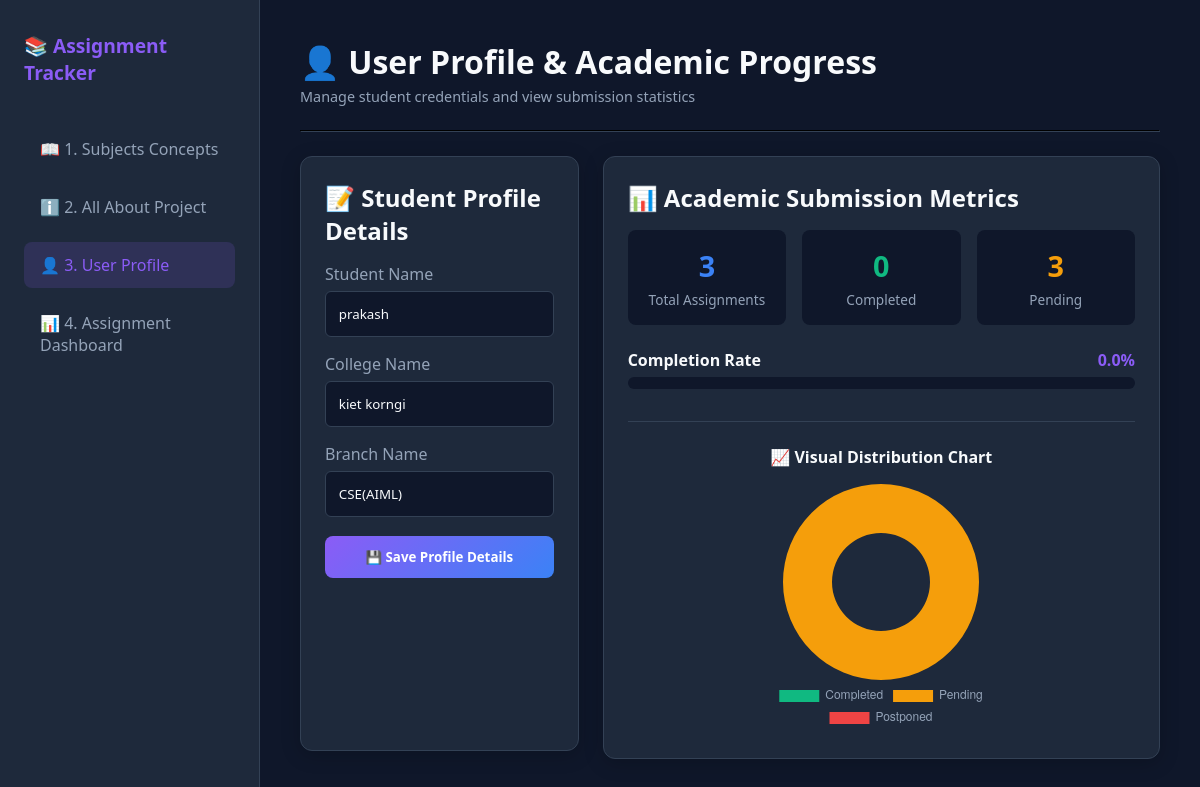
Screenshot of /profile_setup with the database file from the repository.
### tables this page shows
CREATE TABLE profile (
            id INTEGER PRIMARY KEY DEFAULT 1,
            name TEXT,
            college TEXT,
            branch TEXT
        );

### app.py (the view, shortened to what this page needs)
@app.route('/profile', methods=['GET', 'POST'])
@app.route('/profile_setup', endpoint='profile_setup', methods=['GET', 'POST'])
def profile():
    conn = get_db_connection()
    user_row = conn.execute('SELECT name, college, branch FROM profile WHERE id = 1').fetchone()
    user = (user_row['name'], user_row['college'], user_row['branch']) if user_row else ('prakash', 'kiet korngi', 'CSE(AIML)')
    total = conn.execute('SELECT COUNT(*) FROM assignments').fetchone()[0]
    completed = conn.execute("SELECT COUNT(*) FROM assignments WHERE status = 'Completed'").fetchone()[0]
    pending = conn.execute("SELECT COUNT(*) FROM assignments WHERE status != 'Completed'").fetchone()[0]
    postponed = conn.execute("SELECT COUNT(*) FROM assignments WHERE status = 'Postponed'").fetchone()[0]
    conn.close()
    completion_rate = round((completed / total * 100), 1) if total > 0 else 0.0
    return render_template('profile.html', user=user, total=total, completed=completed, pending=pending, postponed=postponed, completion_rate=completion_rate)

### app.py (called while the page is built)
def get_db_connection():
    conn = sqlite3.connect('assignments.db')
    conn.row_factory = sqlite3.Row
    return conn

### templates/profile.html (shortened to what this page needs)
<!DOCTYPE html>
<html lang="en">
<head>
    <link rel="stylesheet" href="{{ url_for('static', filename='css/style.css') }}">
</head>
<body>
    <div class="sidebar">
        <h2>📚 Assignment Tracker</h2>
        <ul class="nav-links">
            <li><a href="{{ url_for('learn_hub') }}">📖 1. Subjects Concepts</a></li>
            <li><a href="{{ url_for('project_guide') }}">ℹ️ 2. All About Project</a></li>
            <li><a href="{{ url_for('profile') }}" class="active">👤 3. User Profile</a></li>
            <li><a href="{{ url_for('index') }}">📊 4. Assignment Dashboard</a></li>
        </ul>
    </div>
    <div class="main-content">
        <h1>👤 User Profile & Academic Progress</h1>
        <p class="header-sub">Manage student credentials and view submission statistics</p>
        <hr style="border-color: var(--border-color); margin: 1.5rem 0;">
        <div style="display: grid; grid-template-columns: 1fr 2fr; gap: 1.5rem;">
            <div class="dashboard-card">
                <h2>📝 Student Profile Details</h2>
                <form action="{{ url_for('profile') }}" method="POST" style="margin-top: 1rem;">
                    <div style="margin-bottom: 1rem;">
                        <label style="display: block; margin-bottom: 0.4rem; color: var(--text-muted);">Student Name</label>
                        <input type="text" name="student_name" value="{{ user[0] if user else '' }}" required style="width: 100%; padding: 0.8rem; background: var(--bg-color); border: 1px solid var(--border-color); border-radius: 6px; color: var(--text-main);">
                    </div>
                    <div style="margin-bottom: 1rem;">
                        <label style="display: block; margin-bottom: 0.4rem; color: var(--text-muted);">College Name</label>
                        <input type="text" name="college_name" value="{{ user[1] if user else '' }}" required style="width: 100%; padding: 0.8rem; background: var(--bg-color); border: 1px solid var(--border-color); border-radius: 6px; color: var(--text-main);">
                    </div>
                    <div style="margin-bottom: 1.2rem;">
                        <label style="display: block; margin-bottom: 0.4rem; color: var(--text-muted);">Branch Name</label>
                        <input type="text" name="branch_name" value="{{ user[2] if user else '' }}" required style="width: 100%; padding: 0.8rem; background: var(--bg-color); border: 1px solid var(--border-color); border-radius: 6px; color: var(--text-main);">
                    </div>
                    <button type="submit" class="btn-primary" style="width: 100%;">💾 Save Profile Details</button>
                </form>
            </div>
            <div>
                <div class="dashboard-card" style="margin-bottom: 1.5rem;">
                    <h2>📊 Academic Submission Metrics</h2>
                    <div style="display: grid; grid-template-columns: repeat(3, 1fr); gap: 1rem; margin-top: 1rem; text-align: center;">
                        <div style="background: var(--bg-color); padding: 1rem; border-radius: 8px;">
                            <h3 style="color: var(--accent-blue); font-size: 1.8rem;">{{ total }}</h3>
                            <p style="color: var(--text-muted); font-size: 0.85rem; margin-top: 0.3rem;">Total Assignments</p>
                        </div>
                        <div style="background: var(--bg-color); padding: 1rem; border-radius: 8px;">
                            <h3 style="color: var(--success); font-size: 1.8rem;">{{ completed }}</h3>
                            <p style="color: var(--text-muted); font-size: 0.85rem; margin-top: 0.3rem;">Completed</p>
                        </div>
                        <div style="background: var(--bg-color); padding: 1rem; border-radius: 8px;">
                            <h3 style="color: var(--warning); font-size: 1.8rem;">{{ pending }}</h3>
                            <p style="color: var(--text-muted); font-size: 0.85rem; margin-top: 0.3rem;">Pending</p>
                        </div>
                    </div>
                    <div style="margin-top: 1.5rem;">
                        <div style="display: flex; justify-content: space-between; margin-bottom: 0.4rem;">
                            <span style="color: var(--text-main); font-weight: 600;">Completion Rate</span>
                            <span style="color: var(--accent-purple); font-weight: 600;">{{ completion_rate }}%</span>
                        </div>
                        <div style="width: 100%; background: var(--bg-color); height: 12px; border-radius: 6px; overflow: hidden;">
                        </div>
                    </div>
                    <div style="margin-top: 2rem; text-align: center; border-top: 1px solid var(--border-color); padding-top: 1.5rem;">
                        <h3 style="color: var(--text-main); font-size: 1rem; margin-bottom: 1rem;">📈 Visual Distribution Chart</h3>
                        <div style="max-width: 250px; margin: 0 auto;">
                            <canvas id="assignmentChart"></canvas>
                        </div>
                    </div>
                </div>
            </div>
        </div>
    </div>
    <script>
        document.addEventListener("DOMContentLoaded", function () {
            const ctx = document.getElementById('assignmentChart').getContext('2d');
            new Chart(ctx, {
                type: 'doughnut',
                data: {
                    labels: ['Completed', 'Pending', 'Postponed'],
                    datasets: [{
                        data: [{{ completed if completed else 0 }}, {{ pending if pending else 0 }}, {{ postponed if postponed else 0 }}],
                        backgroundColor: ['#10B981', '#F59E0B', '#EF4444'],
                        borderWidth: 0
                    }]
                },
                options: {
                    responsive: true,
                    plugins: {
                        legend: { position: 'bottom', labels: { color: '#94A3B8', font: { size: 12 } } }
                    }
                }
            });
        });
    </script>
</body>
</html>

### static/css/style.css (style rules this page uses)
:root { --bg-color: #0f172a; --card-bg: #1e293b; --text-main: #f8fafc; --text-muted: #94a3b8; --accent-purple: #8b5cf6; --accent-blue: #3b82f6; --border-color: #334155; --danger: #ef4444; --warning: #f59e0b; --success: #10b981; }
* { box-sizing: border-box; margin: 0; padding: 0; font-family: 'Segoe UI', Tahoma, Geneva, Verdana, sans-serif; }
body { background-color: var(--bg-color); color: var(--text-main); display: flex; min-height: 100vh; }
.sidebar { width: 260px; background-color: var(--card-bg); border-right: 1px solid var(--border-color); padding: 2rem 1.5rem; display: flex; flex-direction: column; gap: 1.5rem; flex-shrink: 0; }
.sidebar h2 { font-size: 1.2rem; color: var(--accent-purple); margin-bottom: 1rem; }
.nav-links { list-style: none; }
.nav-links li { margin-bottom: 0.75rem; }
.nav-links a { color: var(--text-muted); text-decoration: none; font-weight: 500; display: flex; align-items: center; padding: 0.75rem 1rem; border-radius: 8px; transition: all 0.2s ease; }
.nav-links a:hover, .nav-links a.active { background: rgba(139, 92, 246, 0.15); color: var(--accent-purple); }
.main-content { flex: 1; padding: 2.5rem; overflow-y: auto; }
.header-sub { color: var(--text-muted); font-size: 0.9rem; margin-top: 4px; }
.btn-primary { background: linear-gradient(135deg, var(--accent-purple), var(--accent-blue)); color: white; padding: 0.75rem 1.5rem; border-radius: 8px; text-decoration: none; font-weight: 600; border: none; cursor: pointer; display: inline-block; transition: opacity 0.2s; }
.dashboard-card { background: var(--card-bg); border: 1px solid var(--border-color); border-radius: 12px; padding: 1.5rem; margin-bottom: 2rem; box-shadow: 0 4px 20px rgba(0, 0, 0, 0.2); }

### rows the page displays
profile: student_name "prakash", college_name "kiet korngi", branch_name "CSE(AIML)"

### other values shown
{{ total }} "3"
{{ completed }} "0"
{{ pending }} "3"
{{ completion_rate }} "0.0"
chart data {{ completed if completed else 0 }} 0
chart data {{ postponed if postponed else 0 }} 0
